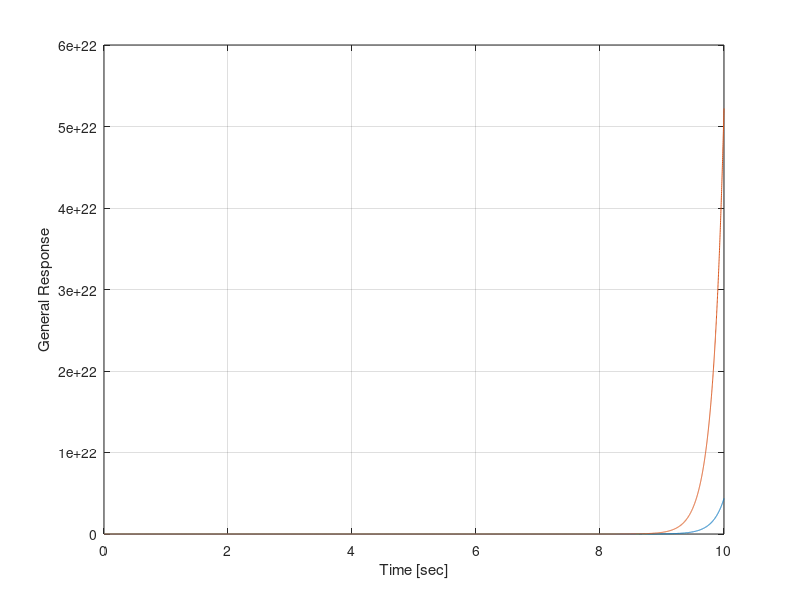

MATLAB code for this plot: (Note: this script raises an error after producing the figure.)
close all; clear; clc;

%% User Inputs
IC = [0; 0; deg2rad(180); 0];

%% System Definition
m = 0.2;%0.35;
M = 0.5;%2.2;
L = 0.3;%1.3;
b = 0.1;%0.25;
g = 9.8;
I = (1./3).*m.*L.*L;

%% NonLinear EOM Simulation - Newtonian Dynamics Model

%% Linear EOM Simulation - Newtonian Dynamics Model
denom = (I.*(M+m)) + (M.*m.*(L.^2));
A11 = 1;
A22 = (-1.*(I+(m.*(L.^2))).*b)./denom;
A23 = ((m.^2).*g.*(L.^2))./denom;
A34 = 1;
A42 = -1.*(m.*L.*b)./denom;
A43 = (m.*g.*L.*(M+m))./denom;
A = zeros(4);
A(1,2) = A11;
A(2,2) = A22;
A(2,3) = A23;
A(3,4) = A34;
A(4,2) = A42;
A(4,3) = A43;

% B Matrix
B21 = (I+(m.*(L.^2)))./denom;
B41 = (m.*L)/denom;
B = zeros(4,1);
B(2,1) = B21;
B(4,1) = B41;

% C Matrix
C = zeros(2, 4);
C(1,1) = 1;
C(2,3) = 1;

% D Matrix
D = zeros(2,1);

% Create a Matlab State Space Model
linSys = ss(A,B,C,D);

%% Break Linear Assumption
% Show IC's vs Time where linear assumptions break

%% Stability -> HW 4 type of analysis
[eigValues, eigVectors] = eig(A);
isLinSysStable = isstable(linSys);

%% Controlability -> HW 5 type of analysis
P = [B, A*B, A*A*B, A*A*A*B];
rankOfP = rank(P);

%% Observability -> HW 5 type of analysis
Q = [C;...
    C*A;...
    C*A*A;...
    C*A*A*A];
rankOfQ = rank(Q);

%% Initial Condition Response
[yIc,tIc] = initial(linSys, IC);
figure()
plot(tIc, yIc);
grid on
xlabel('Time [sec]')
ylabel('Initial Condition Response')

%% Step Response
[yStep,tStep] = step(linSys);
%stepInfo = stepinfo(linSys); -> only works for stable system needs to
%reach steady state
figure()
plot(tStep, yStep);
grid on
xlabel('Time [sec]')
ylabel('Step Response')

%% Impulse Response
[yImpulse, tImpulse] = impulse(linSys);
figure()
plot(tImpulse, yImpulse);
grid on
xlabel('Time [sec]')
ylabel('Impulse Response')

%% General Response
tGeneralResponse = 0:1E-3:10;
omega = 2*pi;
uGeneralResponse = sin(omega*tGeneralResponse);
yGeneralResponse = lsim(linSys, uGeneralResponse, tGeneralResponse);
figure()
plot(tGeneralResponse, yGeneralResponse);
grid on
xlabel('Time [sec]')
ylabel('General Response')

%% Pole Placement
% Source: https://www.mathworks.com/help/control/ref/place.html
linSysPole = pole(linSys);
[K, prec] = place(A,B,p);

%% PID Controller
C = pidtune(sys,'PID');

%% LQR Controller

%% System Response